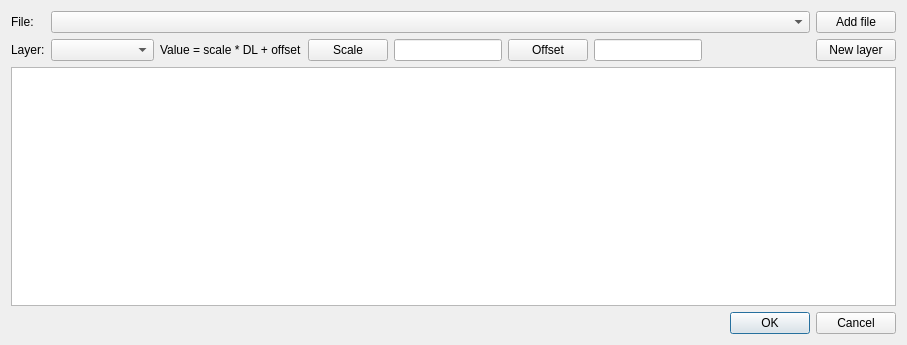
<?xml version="1.0" encoding="UTF-8"?>
<ui version="4.0">
 <class>RasterLayerDialog</class>
 <widget class="QDialog" name="RasterLayerDialog">
  <property name="geometry">
   <rect>
    <x>0</x>
    <y>0</y>
    <width>907</width>
    <height>345</height>
   </rect>
  </property>
  <property name="windowTitle">
   <string>Raster Layer Dialog</string>
  </property>
  <layout class="QGridLayout" name="gridLayout_2">
   <item row="2" column="0">
    <layout class="QHBoxLayout" name="horizontalLayout">
     <item>
      <spacer name="horizontalSpacer">
       <property name="orientation">
        <enum>Qt::Horizontal</enum>
       </property>
       <property name="sizeHint" stdset="0">
        <size>
         <width>508</width>
         <height>20</height>
        </size>
       </property>
      </spacer>
     </item>
     <item>
      <widget class="QDialogButtonBox" name="buttonBox">
       <property name="orientation">
        <enum>Qt::Horizontal</enum>
       </property>
       <property name="standardButtons">
        <set>QDialogButtonBox::Cancel|QDialogButtonBox::Ok</set>
       </property>
      </widget>
     </item>
    </layout>
   </item>
   <item row="1" column="0">
    <widget class="QTreeView" name="metadataTreeView">
     <property name="sizePolicy">
      <sizepolicy hsizetype="Expanding" vsizetype="Expanding">
       <horstretch>0</horstretch>
       <verstretch>0</verstretch>
      </sizepolicy>
     </property>
    </widget>
   </item>
   <item row="0" column="0">
    <layout class="QGridLayout" name="gridLayout">
     <item row="0" column="0">
      <widget class="QLabel" name="fileLabel">
       <property name="text">
        <string>File:</string>
       </property>
      </widget>
     </item>
     <item row="0" column="1" colspan="7">
      <widget class="QComboBox" name="fileComboBox">
       <property name="sizePolicy">
        <sizepolicy hsizetype="Expanding" vsizetype="Fixed">
         <horstretch>0</horstretch>
         <verstretch>0</verstretch>
        </sizepolicy>
       </property>
      </widget>
     </item>
     <item row="0" column="8">
      <widget class="QPushButton" name="addFilePushButton">
       <property name="text">
        <string>Add file</string>
       </property>
      </widget>
     </item>
     <item row="1" column="0">
      <widget class="QLabel" name="layerLabel">
       <property name="text">
        <string>Layer:</string>
       </property>
      </widget>
     </item>
     <item row="1" column="1">
      <widget class="QComboBox" name="layerComboBox">
       <property name="sizePolicy">
        <sizepolicy hsizetype="Expanding" vsizetype="Fixed">
         <horstretch>0</horstretch>
         <verstretch>0</verstretch>
        </sizepolicy>
       </property>
      </widget>
     </item>
     <item row="1" column="2">
      <widget class="QLabel" name="label">
       <property name="text">
        <string>Value = scale * DL + offset</string>
       </property>
      </widget>
     </item>
     <item row="1" column="3">
      <widget class="QPushButton" name="scalePushButton">
       <property name="text">
        <string>Scale</string>
       </property>
      </widget>
     </item>
     <item row="1" column="4">
      <widget class="QLineEdit" name="scaleLineEdit">
       <property name="readOnly">
        <bool>true</bool>
       </property>
      </widget>
     </item>
     <item row="1" column="5">
      <widget class="QPushButton" name="offsetPushButton">
       <property name="text">
        <string>Offset</string>
       </property>
      </widget>
     </item>
     <item row="1" column="6">
      <widget class="QLineEdit" name="offsetLineEdit">
       <property name="readOnly">
        <bool>true</bool>
       </property>
      </widget>
     </item>
     <item row="1" column="7">
      <spacer name="horizontalSpacer_3">
       <property name="orientation">
        <enum>Qt::Horizontal</enum>
       </property>
       <property name="sizeHint" stdset="0">
        <size>
         <width>48</width>
         <height>20</height>
        </size>
       </property>
      </spacer>
     </item>
     <item row="1" column="8">
      <widget class="QPushButton" name="newLayerPushButton">
       <property name="text">
        <string>New layer</string>
       </property>
      </widget>
     </item>
    </layout>
   </item>
  </layout>
 </widget>
 <resources/>
 <connections>
  <connection>
   <sender>buttonBox</sender>
   <signal>accepted()</signal>
   <receiver>RasterLayerDialog</receiver>
   <slot>accept()</slot>
   <hints>
    <hint type="sourcelabel">
     <x>248</x>
     <y>254</y>
    </hint>
    <hint type="destinationlabel">
     <x>157</x>
     <y>274</y>
    </hint>
   </hints>
  </connection>
  <connection>
   <sender>buttonBox</sender>
   <signal>rejected()</signal>
   <receiver>RasterLayerDialog</receiver>
   <slot>reject()</slot>
   <hints>
    <hint type="sourcelabel">
     <x>316</x>
     <y>260</y>
    </hint>
    <hint type="destinationlabel">
     <x>286</x>
     <y>274</y>
    </hint>
   </hints>
  </connection>
 </connections>
</ui>
